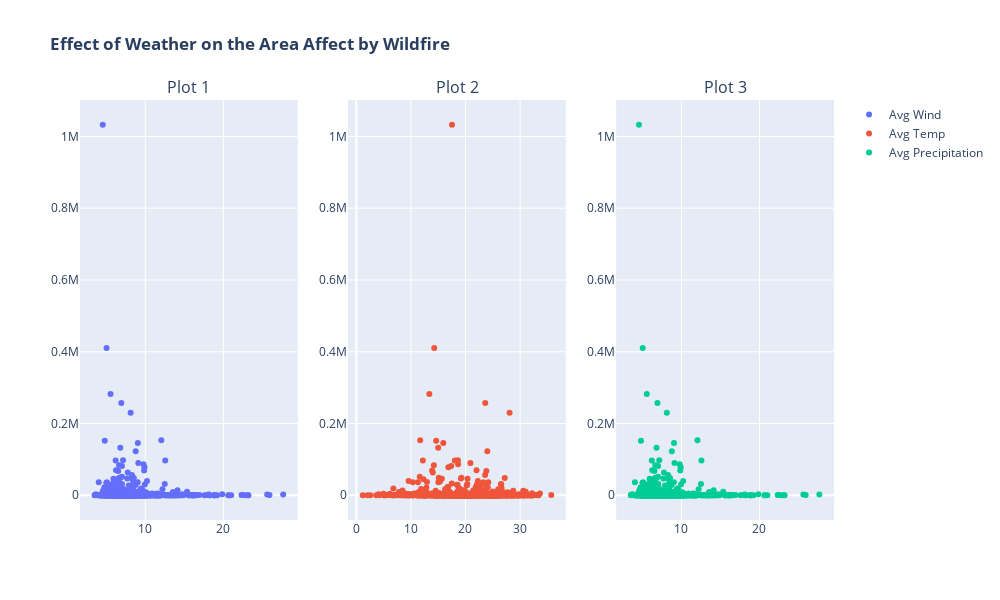

Notebook code cell kept with this figure:
### Code cell
# Map a function that returns a Feature (not a dictionary)
def extract_ndvi(image):
    mean_dict = image.reduceRegion(
        reducer=ee.Reducer.mean(),
        geometry=point,
        scale=250
    )
    feature = ee.Feature(None, {
        'NDVI': mean_dict.get('NDVI'),
        'date': image.date().format('YYYY-MM-dd')
    })
    return feature
for index in data.index:
    try:
        # Define your location
        lat = data.loc[index,'incident_latitude'] # Latitude
        long = data.loc[index,'incident_longitude'] 
        point = ee.Geometry.Point([long, lat])
        start = data.loc[index,'incident_dateonly_created'] # Start date
        try :
            end = data.loc[index,'incident_dateonly_extinguished']
        except:
            end= date.today()

        # Load MODIS NDVI ImageCollection
        collection = ee.ImageCollection('MODIS/006/MOD13Q1') \
            .filterBounds(point) \
            .filterDate(start, end) \
            .select('NDVI')

        # Apply map
        ndvi_features = collection.map(extract_ndvi)

        # Convert FeatureCollection to a list of dictionaries
        ndvi_list = ndvi_features.aggregate_array('NDVI').getInfo()
        data.loc[index,'avg_ndvi'] = np.mean(ndvi_list)
    except:
        print(f'The index that failed is {index}')

### Figure 1 — Plotly figure (JSON) as saved in the notebook; plotly's stock layout.template omitted (floating-point values rounded to 4 significant figures; data arrays with more than 128 entries replaced by an {"elided": "..."} marker saying what was removed)
{"data": [{"mode": "markers", "name": "Avg Wind", "type": "scatter", "x": {"elided": "1134 float values"}, "xaxis": "x", "y": {"elided": "1134 float values"}, "yaxis": "y"}, {"mode": "markers", "name": "Avg Temp", "type": "scatter", "x": {"elided": "1134 float values"}, "xaxis": "x2", "y": {"elided": "1134 float values"}, "yaxis": "y2"}, {"mode": "markers", "name": "Avg Precipitation", "type": "scatter", "x": {"elided": "1134 float values"}, "xaxis": "x3", "y": {"elided": "1134 float values"}, "yaxis": "y3"}], "layout": {"annotations": [{"font": {"size": 16}, "showarrow": false, "text": "Plot 1", "x": 0.1444, "xanchor": "center", "xref": "paper", "y": 1, "yanchor": "bottom", "yref": "paper"}, {"font": {"size": 16}, "showarrow": false, "text": "Plot 2", "x": 0.5, "xanchor": "center", "xref": "paper", "y": 1, "yanchor": "bottom", "yref": "paper"}, {"font": {"size": 16}, "showarrow": false, "text": "Plot 3", "x": 0.8556, "xanchor": "center", "xref": "paper", "y": 1, "yanchor": "bottom", "yref": "paper"}], "height": 600, "title": {"text": "<b>Effect of Weather on the Area Affect by Wildfire</b>"}, "width": 1000, "xaxis": {"anchor": "y", "domain": [0, 0.2889]}, "xaxis2": {"anchor": "y2", "domain": [0.3556, 0.6444]}, "xaxis3": {"anchor": "y3", "domain": [0.7111, 1]}, "yaxis": {"anchor": "x", "domain": [0, 1]}, "yaxis2": {"anchor": "x2", "domain": [0, 1]}, "yaxis3": {"anchor": "x3", "domain": [0, 1]}}}
